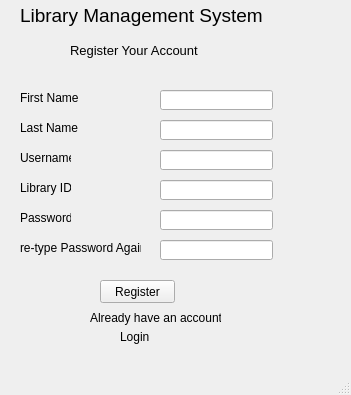
<?xml version="1.0" encoding="UTF-8"?>
<ui version="4.0">
 <class>MainWindow</class>
 <widget class="QMainWindow" name="MainWindow">
  <property name="geometry">
   <rect>
    <x>0</x>
    <y>0</y>
    <width>351</width>
    <height>395</height>
   </rect>
  </property>
  <property name="windowTitle">
   <string>MainWindow</string>
  </property>
  <widget class="QWidget" name="centralwidget">
   <widget class="QLabel" name="heading_label">
    <property name="geometry">
     <rect>
      <x>20</x>
      <y>0</y>
      <width>251</width>
      <height>31</height>
     </rect>
    </property>
    <property name="font">
     <font>
      <pointsize>14</pointsize>
     </font>
    </property>
    <property name="text">
     <string>Library Management System</string>
    </property>
   </widget>
   <widget class="QLabel" name="label_register">
    <property name="geometry">
     <rect>
      <x>70</x>
      <y>40</y>
      <width>131</width>
      <height>21</height>
     </rect>
    </property>
    <property name="font">
     <font>
      <pointsize>10</pointsize>
     </font>
    </property>
    <property name="text">
     <string>Register Your Account</string>
    </property>
   </widget>
   <widget class="QLabel" name="label_firstname">
    <property name="geometry">
     <rect>
      <x>20</x>
      <y>90</y>
      <width>61</width>
      <height>16</height>
     </rect>
    </property>
    <property name="text">
     <string>First Name</string>
    </property>
   </widget>
   <widget class="QLabel" name="label_lastname">
    <property name="geometry">
     <rect>
      <x>20</x>
      <y>120</y>
      <width>61</width>
      <height>16</height>
     </rect>
    </property>
    <property name="text">
     <string>Last Name</string>
    </property>
   </widget>
   <widget class="QLabel" name="label_username">
    <property name="geometry">
     <rect>
      <x>20</x>
      <y>150</y>
      <width>51</width>
      <height>16</height>
     </rect>
    </property>
    <property name="text">
     <string>Username</string>
    </property>
   </widget>
   <widget class="QLabel" name="label_libraryid">
    <property name="geometry">
     <rect>
      <x>20</x>
      <y>180</y>
      <width>51</width>
      <height>16</height>
     </rect>
    </property>
    <property name="text">
     <string>Library ID</string>
    </property>
   </widget>
   <widget class="QLabel" name="label_password">
    <property name="geometry">
     <rect>
      <x>20</x>
      <y>210</y>
      <width>51</width>
      <height>16</height>
     </rect>
    </property>
    <property name="text">
     <string>Password</string>
    </property>
   </widget>
   <widget class="QPushButton" name="pushButton_register">
    <property name="geometry">
     <rect>
      <x>100</x>
      <y>280</y>
      <width>75</width>
      <height>23</height>
     </rect>
    </property>
    <property name="text">
     <string>Register</string>
    </property>
   </widget>
   <widget class="QLineEdit" name="lineEdit_firstname">
    <property name="geometry">
     <rect>
      <x>160</x>
      <y>90</y>
      <width>113</width>
      <height>20</height>
     </rect>
    </property>
   </widget>
   <widget class="QLineEdit" name="lineEdit_lastname">
    <property name="geometry">
     <rect>
      <x>160</x>
      <y>120</y>
      <width>113</width>
      <height>20</height>
     </rect>
    </property>
   </widget>
   <widget class="QLineEdit" name="lineEdit_username">
    <property name="geometry">
     <rect>
      <x>160</x>
      <y>150</y>
      <width>113</width>
      <height>20</height>
     </rect>
    </property>
   </widget>
   <widget class="QLineEdit" name="lineEdit_libraryid">
    <property name="geometry">
     <rect>
      <x>160</x>
      <y>180</y>
      <width>113</width>
      <height>20</height>
     </rect>
    </property>
   </widget>
   <widget class="QLineEdit" name="lineEdit_password">
    <property name="geometry">
     <rect>
      <x>160</x>
      <y>210</y>
      <width>113</width>
      <height>20</height>
     </rect>
    </property>
   </widget>
   <widget class="QLabel" name="label_already_have_an_account">
    <property name="geometry">
     <rect>
      <x>90</x>
      <y>310</y>
      <width>131</width>
      <height>16</height>
     </rect>
    </property>
    <property name="text">
     <string>Already have an account?</string>
    </property>
   </widget>
   <widget class="QLabel" name="label_or_login">
    <property name="geometry">
     <rect>
      <x>120</x>
      <y>330</y>
      <width>47</width>
      <height>14</height>
     </rect>
    </property>
    <property name="styleSheet">
     <string notr="true">QLabel:hover {
    color: blue;
    text-decoration: underline;
}
</string>
    </property>
    <property name="text">
     <string>Login</string>
    </property>
   </widget>
   <widget class="QLabel" name="label">
    <property name="geometry">
     <rect>
      <x>20</x>
      <y>240</y>
      <width>121</width>
      <height>16</height>
     </rect>
    </property>
    <property name="text">
     <string>re-type Password Again</string>
    </property>
   </widget>
   <widget class="QLineEdit" name="lineEdit_password_retype">
    <property name="geometry">
     <rect>
      <x>160</x>
      <y>240</y>
      <width>113</width>
      <height>20</height>
     </rect>
    </property>
   </widget>
  </widget>
  <widget class="QMenuBar" name="menubar">
   <property name="geometry">
    <rect>
     <x>0</x>
     <y>0</y>
     <width>351</width>
     <height>22</height>
    </rect>
   </property>
  </widget>
  <widget class="QStatusBar" name="statusbar"/>
 </widget>
 <resources/>
 <connections/>
</ui>
